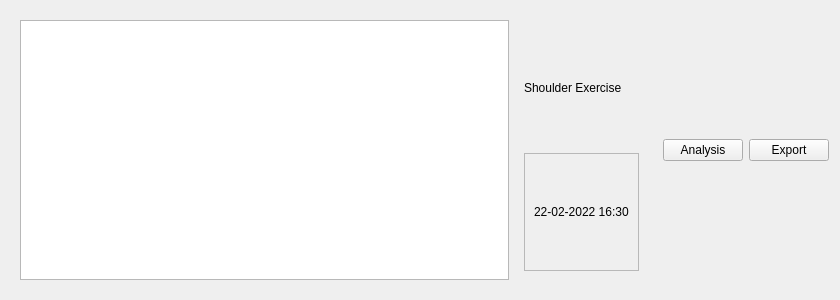
<?xml version="1.0" encoding="UTF-8"?>
<ui version="4.0">
 <class>Form</class>
 <widget class="QWidget" name="Form">
  <property name="geometry">
   <rect>
    <x>0</x>
    <y>0</y>
    <width>840</width>
    <height>300</height>
   </rect>
  </property>
  <property name="windowTitle">
   <string>Form</string>
  </property>
  <layout class="QHBoxLayout" name="horizontalLayout_2">
   <item>
    <widget class="QFrame" name="horizontalFrame">
     <layout class="QHBoxLayout" name="horizontalLayout">
      <item>
       <widget class="QGraphicsView" name="graphicsView"/>
      </item>
      <item>
       <widget class="QFrame" name="verticalFrame">
        <layout class="QVBoxLayout" name="verticalLayout">
         <item>
          <widget class="QLabel" name="label">
           <property name="text">
            <string>Shoulder Exercise</string>
           </property>
          </widget>
         </item>
         <item>
          <widget class="QFrame" name="frame">
           <property name="frameShape">
            <enum>QFrame::StyledPanel</enum>
           </property>
           <property name="frameShadow">
            <enum>QFrame::Raised</enum>
           </property>
           <layout class="QHBoxLayout" name="horizontalLayout_3">
            <item>
             <widget class="QLabel" name="date_and_time">
              <property name="text">
               <string>22-02-2022 16:30</string>
              </property>
             </widget>
            </item>
           </layout>
          </widget>
         </item>
        </layout>
       </widget>
      </item>
     </layout>
    </widget>
   </item>
   <item>
    <widget class="QPushButton" name="pushButton">
     <property name="text">
      <string>Analysis</string>
     </property>
    </widget>
   </item>
   <item>
    <widget class="QPushButton" name="pushButton_2">
     <property name="text">
      <string>Export</string>
     </property>
    </widget>
   </item>
  </layout>
 </widget>
 <resources/>
 <connections/>
</ui>
